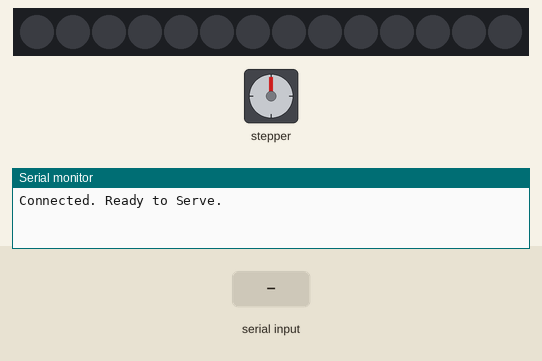
Simulated run of this sketch. Board: Arduino Uno, built with avr-gcc and run on an emulated ATmega328P. On the bench: 14 RGB LEDs in strip order, left to right, stepper motor, the last lines printed to the serial monitor. The test bench sets the inputs (shaded band). Stepper angles assume 2038 steps per turn.

Above: at 1.2 s.
1.3 s: "90,45\n" received over Serial
At 2.3 s:
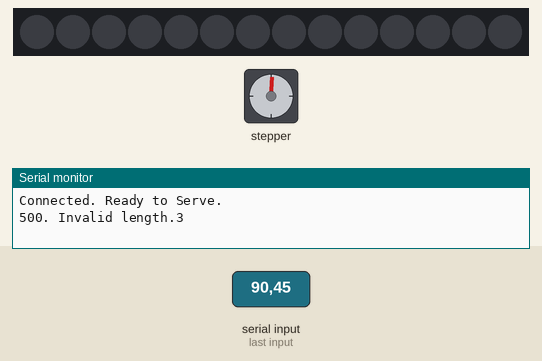
2.8 s: "," received over Serial
At 4.5 s:
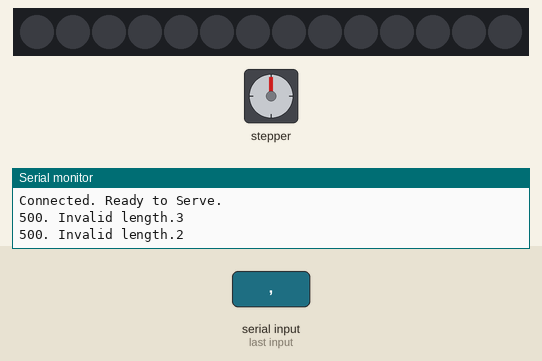
Timing chart, 0 to 6.0 s (numbered marks = the images above; inputs shaded):
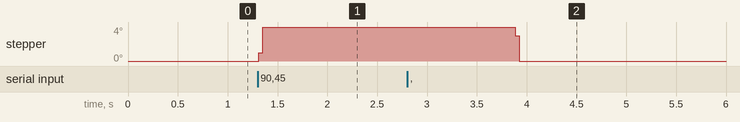

The sketch:

ledcontrol.ino
```cpp
#include <FastLED.h>
#include <Stepper.h>
#define STEPS 2038 // the number of steps in one revolution of your motor (28BYJ-48)

Stepper stepper(STEPS, 8, 10, 9, 11);
int currentDegree = 0; // real degree * 10

void turnToDegree(int degree) {
  float r = degree - currentDegree;
  r = r / 3600 * STEPS;
  currentDegree = degree;
  //Serial.print("stepper motor turning for ");
  //Serial.println(int(r));
  stepper.step(int(r)); // do 2038 steps -- corresponds to one revolution in one minute
}
#define LED_PIN     7
#define NUM_LEDS    14

CRGB leds[NUM_LEDS];

String inData;

void setup() {
  Serial.begin(9600);
  FastLED.addLeds<WS2812, LED_PIN, GRB>(leds, NUM_LEDS);
  stepper.setSpeed(12);// step motor runs at 12rpm
  Serial.println("Connected. Ready to Serve.");
}

String updateLEDs() {
  if (inData.length() != 22) return "500. Invalid length." + String(inData.length());
  for (int i=0; i < NUM_LEDS; i++) {
    char c = inData.charAt(i);
    switch(c) {
      case 'b': leds[i] = CRGB(0,0,0); break;
      case 'g': leds[i] = CRGB(0,255,0); break;
      case 'r': leds[i] = CRGB(255,0,0); break;
      case 'l': leds[i] = CRGB(0,0,255); break;
      case 'o': leds[i] = CRGB(255,165,0); break;
      case 's': leds[i] = CRGB(200,0,200); break;
      case 'w': leds[i] = CRGB(128,128,128); break;
      case 'y': leds[i] = CRGB(255,255,0); break;
      case 'c': leds[i] = CRGB(0,255,255); break;
    }
  }
  return "200. OK.";
}

void loop() {
  while (Serial.available() > 0)
  {
      char recieved = Serial.read();
      inData += recieved;

      // Process message when new line character is recieved
      if (recieved == ',')
      {
          //Serial.print("Arduino Received: ");
          //Serial.print(inData);
          Serial.println(updateLEDs());
          inData = ""; // Clear recieved buffer
          int angle = Serial.parseInt();
          //Serial.print("turning to angle: ");
          //Serial.println(angle);
          turnToDegree(angle);
      }
  }
  FastLED.show();
  delay(100);
  /*
  leds[0] = CRGB(255, 0, 0);
  FastLED.show();
  delay(500);
  leds[1] = CRGB(0, 255, 0);
  FastLED.show();
  delay(500);
  leds[2] = CRGB(160, 160, 160);
  FastLED.show();
  delay(500);
  leds[5] = CRGB(150, 0, 255);
  FastLED.show();
  delay(500);
  leds[9] = CRGB(255, 200, 20);
  FastLED.show();
  delay(500);
  leds[13] = CRGB(0, 0, 255);
  FastLED.show();
  delay(500);
  */
}
```

Measured:
- after the input at 1.3 s, stepper: goes 1° 0.04 s, then 4°, starting at once
- after the input at 2.8 s, stepper: goes 3° 0.04 s, then 0°, starting after 1.1 s
